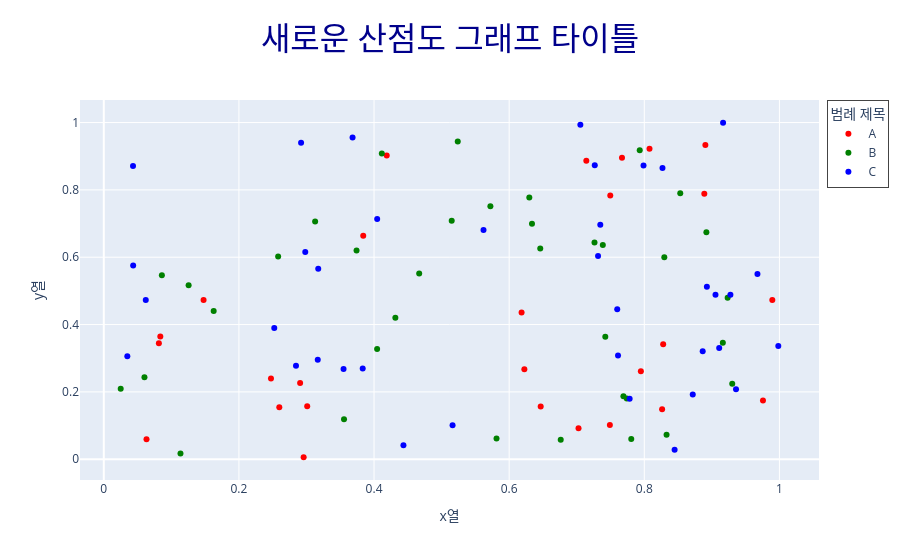

The notebook cell this image was saved under:
### Code cell
import plotly.express as px
import pandas as pd
import numpy as np

df = pd.DataFrame({
    "x열": np.random.rand(100), # 0부터 1미만의 실수자료형을 난수형태로 100개 생성 (중복 허용)
    "y열": np.random.rand(100),
    "색상기준열": np.random.choice(["A", "B", "C"], 100) # 최대한 비중을 근사치로 만들어줍니다. 34, 33, 33
})

df["색상기준열"] = pd.Categorical(df["색상기준열"], categories=["A", "B", "C"], ordered=True) # 재확인!!

fig = px.scatter(df, x="x열", y="y열", color="색상기준열", category_orders={"색상기준열": ["A", "B", "C"]}, color_discrete_sequence=["red", "green", "blue"], title="산점도 그래프")

fig.update_layout(
    title={
        "text": "새로운 산점도 그래프 타이틀",
        "font": {
            "size": 32,
            "color": "darkblue"
        },
        "x": 0.5
    },
    legend={
        "title": "범례 제목",
        "x": 1.01,
        "y": 1,
        "xanchor": "left",
        "yanchor": "top",
        "borderwidth": 1
    }
)

fig.show()

### Figure 1 — Plotly figure (JSON) as saved in the notebook; plotly's stock layout.template omitted (floating-point values rounded to 4 significant figures)
{"data": [{"hovertemplate": "색상기준열=A<br>x열=%{x}<br>y열=%{y}<extra></extra>", "legendgroup": "A", "marker": {"color": "red", "symbol": "circle"}, "mode": "markers", "name": "A", "orientation": "v", "showlegend": true, "type": "scatter", "x": [0.7949, 0.749, 0.9895, 0.8888, 0.4188, 0.8264, 0.6184, 0.3011, 0.08367, 0.7142, 0.8077, 0.9757, 0.2958, 0.8904, 0.6225, 0.2475, 0.1477, 0.6467, 0.08154, 0.767, 0.8279, 0.06323, 0.2906, 0.2598, 0.7027, 0.384, 0.7497], "xaxis": "x", "y": [0.2613, 0.1016, 0.473, 0.7884, 0.9022, 0.1488, 0.4361, 0.1575, 0.3648, 0.8862, 0.9221, 0.1745, 0.005866, 0.933, 0.2669, 0.2399, 0.4729, 0.1569, 0.3448, 0.8953, 0.3414, 0.0593, 0.2264, 0.1542, 0.09225, 0.6637, 0.7831], "yaxis": "y"}, {"hovertemplate": "색상기준열=B<br>x열=%{x}<br>y열=%{y}<extra></extra>", "legendgroup": "B", "marker": {"color": "green", "symbol": "circle"}, "mode": "markers", "name": "B", "orientation": "v", "showlegend": true, "type": "scatter", "x": [0.08597, 0.7807, 0.646, 0.5813, 0.7386, 0.7932, 0.8296, 0.4115, 0.1626, 0.9163, 0.9302, 0.3556, 0.5239, 0.3128, 0.2581, 0.06019, 0.833, 0.9234, 0.6298, 0.6763, 0.7423, 0.7691, 0.02503, 0.4315, 0.6338, 0.1135, 0.1255, 0.4046, 0.8919, 0.7263, 0.3741, 0.4668, 0.515, 0.7741, 0.8532, 0.5722], "xaxis": "x", "y": [0.5463, 0.0598, 0.6257, 0.06136, 0.6362, 0.9177, 0.5997, 0.9077, 0.4405, 0.3463, 0.2242, 0.1184, 0.9439, 0.7061, 0.6021, 0.2438, 0.07262, 0.4792, 0.7773, 0.05766, 0.3638, 0.1868, 0.2096, 0.4203, 0.6997, 0.01686, 0.5169, 0.3275, 0.6739, 0.6437, 0.62, 0.5516, 0.708, 0.1802, 0.7902, 0.7517], "yaxis": "y"}, {"hovertemplate": "색상기준열=C<br>x열=%{x}<br>y열=%{y}<extra></extra>", "legendgroup": "C", "marker": {"color": "blue", "symbol": "circle"}, "mode": "markers", "name": "C", "orientation": "v", "showlegend": true, "type": "scatter", "x": [0.9984, 0.292, 0.4046, 0.2523, 0.9109, 0.9275, 0.5162, 0.3549, 0.3167, 0.9675, 0.3174, 0.7989, 0.04347, 0.2845, 0.4435, 0.7349, 0.7267, 0.03484, 0.8269, 0.9054, 0.2982, 0.7783, 0.7611, 0.7599, 0.8718, 0.8926, 0.5621, 0.3832, 0.9358, 0.8864, 0.04326, 0.7316, 0.8449, 0.3682, 0.7054, 0.9166, 0.06213], "xaxis": "x", "y": [0.3366, 0.94, 0.7133, 0.3899, 0.3301, 0.4882, 0.1009, 0.268, 0.2953, 0.5503, 0.566, 0.8726, 0.5754, 0.2775, 0.04133, 0.6962, 0.8729, 0.306, 0.8647, 0.4882, 0.6156, 0.1794, 0.3084, 0.4453, 0.1922, 0.5123, 0.6806, 0.2698, 0.2079, 0.3209, 0.8712, 0.6033, 0.02845, 0.9553, 0.9932, 0.9994, 0.473], "yaxis": "y"}], "layout": {"legend": {"borderwidth": 1, "title": {"text": "범례 제목"}, "tracegroupgap": 0, "x": 1.01, "xanchor": "left", "y": 1, "yanchor": "top"}, "title": {"font": {"color": "darkblue", "size": 32}, "text": "새로운 산점도 그래프 타이틀", "x": 0.5}, "xaxis": {"anchor": "y", "domain": [0, 1], "title": {"text": "x열"}}, "yaxis": {"anchor": "x", "domain": [0, 1], "title": {"text": "y열"}}}}
